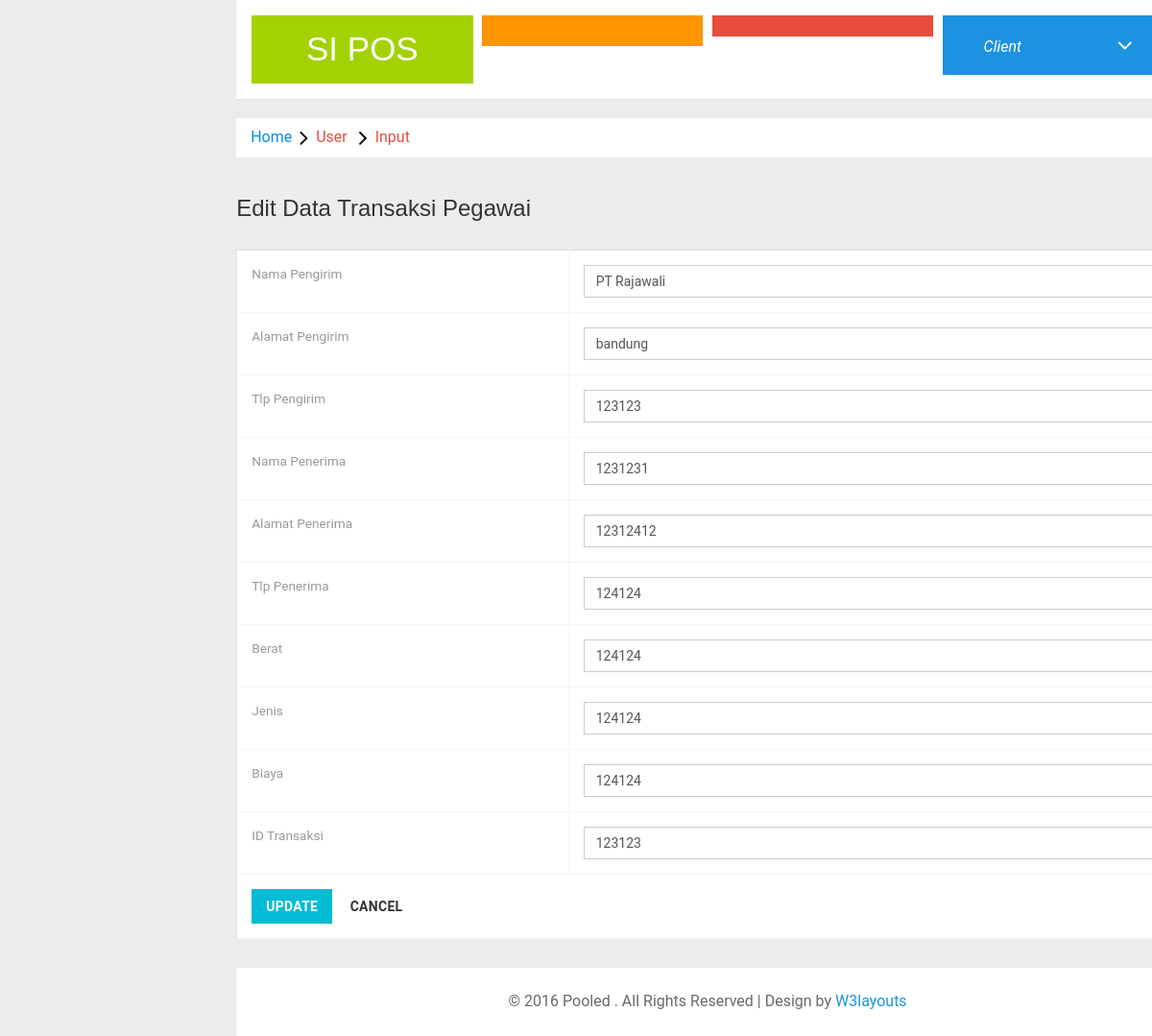
/newsisfo/index.php/transaksi/updatepegawai/6, run on the app's committed database.
### tables this page shows
CREATE TABLE `transaksi` (
  `id` int(11) NOT NULL,
  `pengirim_nama` varchar(300) NOT NULL,
  `pengirim_alamat` varchar(300) NOT NULL,
  `pengirim_notlp` varchar(300) NOT NULL,
  `penerima_nama` varchar(300) NOT NULL,
  `penerima_alamat` varchar(300) NOT NULL,
  `penerima_notlp` varchar(300) NOT NULL,
  `berat_barang` varchar(300) NOT NULL,
  `biaya` varchar(300) NOT NULL,
  `tanggal_pengiriman` date NOT NULL,
  `id_transaksi` varchar(300) NOT NULL,
  `jenis_pengiriman` varchar(300) NOT NULL,
  `tipe_pengirim` varchar(300) NOT NULL
);

### newsisfo/application/controllers/transaksi.php (called while the page is built, shortened)
<?php
class transaksi extends CI_controller{
	public function __construct(){
		$this->load->model('_transaksi');
		$this->load->model('_client');
		$this->load->model('_auth');
		$this->load->library('form_validation');
	}
    public function updatepegawai($id)
    {
        $row = $this->_transaksi->get_by_id($id);
        if ($row) {
            $data = array(
                'button' => 'Update',
                'action' => site_url('transaksi/update_action_pegawai'),
		'pengirim_nama' => set_value('pengirim_nama', $row->pengirim_nama),
		'pengirim_alamat' => set_value('pengirim_alamat', $row->pengirim_alamat),
		'pengirim_notlp' => set_value('pengirim_notlp', $row->pengirim_notlp),
		'penerima_nama' => set_value('penerima_nama', $row->penerima_nama),
		'penerima_alamat' => set_value('penerima_alamat', $row->penerima_alamat),
		'penerima_notlp' => set_value('penerima_notlp', $row->penerima_notlp),
		'berat_barang' => set_value('berat_barang', $row->berat_barang),
        'jenis_pengiriman' => set_value('jenis_pengiriman', $row->jenis_pengiriman),
        'biaya' => set_value('biaya', $row->biaya),
        'id_transaksi' => set_value('id_transaksi', $row->id_transaksi),
	    );
            $this->load->view('header',$data);
			$this->load->view('v_edit_trans_pegawai',$data);
        } else {
            $this->session->set_flashdata('message', 'Record Not Found');
            redirect(site_url('transaksi/viewedittranspegawai'));
        }
    }
}

### newsisfo/index.php (called while the page is built, shortened)
<?php
require_once BASEPATH.'core/CodeIgniter.php';

### newsisfo/application/models/_transaksi.php (called while the page is built, shortened)
<?php
	class _transaksi extends CI_model{
		public $tabel="transaksi";
		public $id="id";
    	function get_by_id($id)
    	{
	        $this->db->where($this->id, $id);
	        return $this->db->get($this->tabel)->row();
    	}
	}
?>

### newsisfo/application/views/v_edit_trans_pegawai.php (the view, shortened to what this page needs)
	<ol class="breadcrumb">
      <li class="breadcrumb-item"><a href="index.html">Home</a><i class="fa fa-angle-right"></i>User <i class="fa fa-angle-right"></i>Input</li>
  </ol>
        <section class='content'>
          <div class='row'>
            <div class='col-xs-12'>
              <div class='box'>
                <div class='box-header'>
                  <h3 class='box-title'>Edit Data Transaksi Pegawai</h3>
                      <div class='box box-primary'>
        <form action="<?php echo $action; ?>" method="post"><table class='table table-bordered'>
        <tr><td>Nama Pengirim <?php echo form_error('pengirim_nama') ?></td>
            <td><input type="text" class="form-control" name="pengirim_nama" id="pengirim_nama" placeholder="pengirim_nama" value="<?php echo $pengirim_nama; ?>" / >
        </td>
      <tr><td>Alamat Pengirim  <?php echo form_error('pengirim_alamat') ?></td>
            <td><input type="text" class="form-control" name="pengirim_alamat" id="pengirim_alamat" placeholder="pengirim_alamat" value="<?php echo $pengirim_alamat; ?>" />
        </td>
      <tr><td>Tlp Pengirim <?php echo form_error('pengirim_notlp') ?></td>
            <td><input type="text" class="form-control" name="pengirim_notlp" id="pengirim_notlp" placeholder="pengirim_notlp" value="<?php echo $pengirim_notlp; ?>" />
        </td>
      <tr><td>Nama Penerima <?php echo form_error('penerima_nama') ?></td>
            <td><input type="text" class="form-control" name="penerima_nama" id="penerima_nama" placeholder="penerima_nama" value="<?php echo $penerima_nama; ?>" />
        </td>
      <tr><td>Alamat Penerima <?php echo form_error('penerima_alamat') ?></td>
            <td><input type="text" class="form-control" name="penerima_alamat" id="penerima_alamat" placeholder="penerima_alamat" value="<?php echo $penerima_alamat; ?>" />
        </td>
        <tr><td>Tlp Penerima <?php echo form_error('penerima_notlp') ?></td>
            <td><input type="text" class="form-control" name="penerima_notlp" id="penerima_notlp" placeholder="penerima_notlp" value="<?php echo $penerima_notlp; ?>" />
        </td>
        <tr><td>Berat <?php echo form_error('berat_barang') ?></td>
            <td><input type="text" class="form-control" name="berat_barang" id="berat_barang" placeholder="berat_barang" value="<?php echo $berat_barang; ?>" />
        </td>
        <tr><td>Jenis <?php echo form_error('jenis_pengiriman') ?></td>
            <td><input type="text" class="form-control" name="jenis_pengiriman" id="jenis_pengiriman" placeholder="jenis_pengiriman" value="<?php echo $jenis_pengiriman; ?>" />
        </td>
        <tr><td>Biaya <?php echo form_error('biaya') ?></td>
            <td><input type="text" class="form-control" name="biaya" id="biaya" placeholder="biaya" value="<?php echo $biaya; ?>" />
        </td>
        <tr><td>ID Transaksi <?php echo form_error('id_transaksi') ?></td>
            <td><input type="text" class="form-control" name="id_transaksi" id="id_transaksi" placeholder="id_transaksi" value="<?php echo $id_transaksi; ?>" />
        </td>
      <tr><td colspan='2'><button type="submit" class="btn btn-primary"><?php echo $button ?></button>
      <a href="<?php echo site_url('transaksi/viewtransclient') ?>" class="btn btn-default">Cancel</a></td></tr>
    </table></form>
    </div>
              </div>
            </div>
          </div>
        </section>
<div class="copyrights">
   <p>© 2016 Pooled . All Rights Reserved | Design by  <a href="http://w3layouts.com/" target="_blank">W3layouts</a> </p>
</div>
</div>
</body>
</html>

### newsisfo/asset/css/table-style.css (style rules this page uses)
table { background: white; border-collapse: collapse; margin: 1.25em 0 0; width: 100%; }
table tr, table th, table td { border: none; border-bottom: 1px solid #e8e8e8; font-size: .95em; }
table th, table td { padding: 10px 12px; text-align: left; }
table tr td { background: #f3faff; color: #424242; }
table tr:nth-of-type(2n+2) td { background: #ffffff; }
table { width: 100%; }
.table { margin: 30px 0; border-collapse: collapse; border-spacing: 0; empty-cells: show; border: 1px solid #e0e0e0; }
.table td, .table th { border-left: 1px solid #e0e0e0; border-width: 0 0 0 1px; font-size: inherit; margin: 0; overflow: visible; padding: 0.5em 1em; font-weight: normal; }
.table td:first-child, .table th:first-child { border-left-width: 0; }
.table td { background-color: transparent; }

### data on the page
transaksi: pengirim_nama "PT Rajawali", pengirim_alamat "bandung", pengirim_notlp "123123", penerima_nama "1231231", penerima_alamat "12312412", penerima_notlp "124124", berat_barang "124124", jenis_pengiriman "124124", biaya "124124", id_transaksi "123123"

### other printed values
$button "UPDATE"
